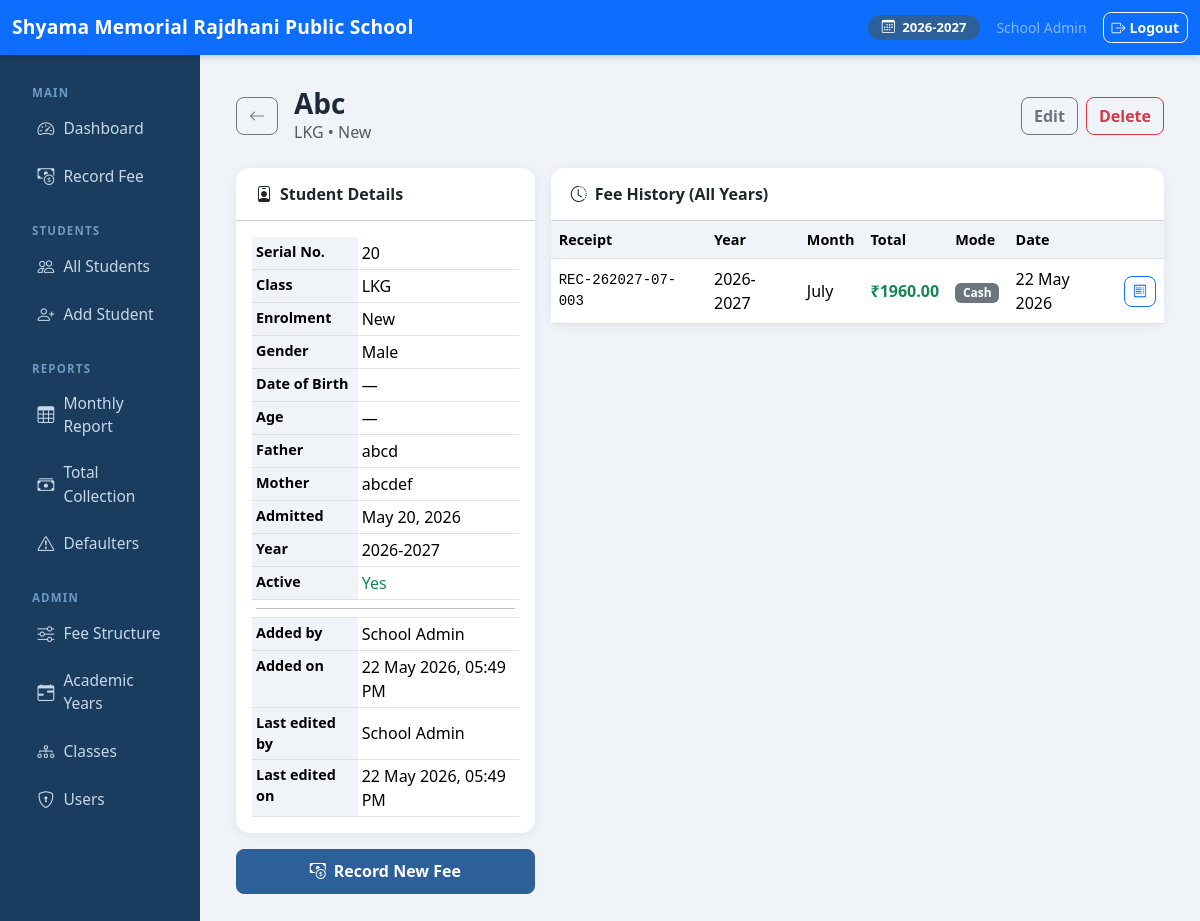
Page /students/3/ (signed in) on the committed database.
### students/models.py (models this page shows, shortened)
class AcademicYear(models.Model):
    name = models.CharField(max_length=20, unique=True)  # e.g. "2026-2027"
    start_date = models.DateField()
    end_date = models.DateField()
    is_current = models.BooleanField(default=False)
    class Meta:
        ordering = ['-start_date']
    @classmethod
    def get_current(cls):
        return cls.objects.filter(is_current=True).first()

class Student(models.Model):
    ENROLL_NEW = 'new'
    ENROLL_RE = 're'
    ENROLL_CHOICES = [
        (ENROLL_NEW, 'New'),
        (ENROLL_RE, 'Re-Enrolment'),
    ]
    GENDER_MALE = 'M'
    GENDER_FEMALE = 'F'
    GENDER_OTHER = 'O'
    GENDER_CHOICES = [
        (GENDER_MALE, 'Male'),
        (GENDER_FEMALE, 'Female'),
        (GENDER_OTHER, 'Other'),
    ]
    academic_year = models.ForeignKey(AcademicYear, on_delete=models.PROTECT, related_name='students')
    serial_number = models.CharField(max_length=20)
    name = models.CharField(max_length=150)
    school_class = models.ForeignKey(SchoolClass, on_delete=models.PROTECT, related_name='students')
    enrollment_type = models.CharField(max_length=3, choices=ENROLL_CHOICES, default=ENROLL_NEW)
    gender = models.CharField(max_length=1, choices=GENDER_CHOICES, default=GENDER_MALE)
    date_of_birth = models.DateField(null=True, blank=True)
    father_name = models.CharField(max_length=150)
    mother_name = models.CharField(max_length=150)
    date_of_admission = models.DateField()
    is_active = models.BooleanField(default=True)
    created_at = models.DateTimeField(auto_now_add=True)
    updated_at = models.DateTimeField(auto_now=True)
    created_by = models.ForeignKey(
        settings.AUTH_USER_MODEL, on_delete=models.SET_NULL,
        null=True, blank=True, related_name='students_created'
    )
    updated_by = models.ForeignKey(
        settings.AUTH_USER_MODEL, on_delete=models.SET_NULL,
        null=True, blank=True, related_name='students_updated'
    )
    class Meta:
        ordering = ['school_class__order', 'serial_number']
        unique_together = [('academic_year', 'serial_number')]
    @property
    def age(self):
        if not self.date_of_birth:
            return None
        today = date.today()
        d = self.date_of_birth
        return today.year - d.year - ((today.month, today.day) < (d.month, d.day))

class SchoolClass(models.Model):
    name = models.CharField(max_length=50, unique=True)  # e.g. "Class 1", "Class 5A"
    order = models.PositiveSmallIntegerField(default=0)
    class Meta:
        ordering = ['order', 'name']
    def __str__(self):
        return self.name

### accounts/models.py (models this page shows, shortened)
class CustomUser(AbstractUser):
    ROLE_ADMIN = 'admin'
    ROLE_TEACHER = 'teacher'
    ROLE_CHOICES = [
        (ROLE_ADMIN, 'Admin'),
        (ROLE_TEACHER, 'Teacher'),
    ]
    role = models.CharField(max_length=10, choices=ROLE_CHOICES, default=ROLE_TEACHER)
    def is_admin(self):
        return self.role == self.ROLE_ADMIN

### fees/models.py (models this page shows, shortened)
class FeeRecord(models.Model):
    MONTH_CHOICES = [
        (1, 'January'), (2, 'February'), (3, 'March'), (4, 'April'),
        (5, 'May'), (6, 'June'), (7, 'July'), (8, 'August'),
        (9, 'September'), (10, 'October'), (11, 'November'), (12, 'December'),
    ]
    PAYMENT_CASH = 'cash'
    PAYMENT_CHEQUE = 'cheque'
    PAYMENT_UPI = 'upi'
    PAYMENT_BANK = 'bank'
    PAYMENT_CHOICES = [
        (PAYMENT_CASH, 'Cash'),
        (PAYMENT_CHEQUE, 'Cheque'),
        (PAYMENT_UPI, 'UPI'),
        (PAYMENT_BANK, 'Bank Transfer'),
    ]
    RECEIVER_SANGEETA = 'sangeeta'
    RECEIVER_NEELAM = 'neelam'
    RECEIVER_OTHER = 'other'
    RECEIVER_CHOICES = [
        (RECEIVER_SANGEETA, 'Mrs. Sangeeta Sahu (Treasurer, SMWS)'),
        (RECEIVER_NEELAM, 'Mrs. Neelam Gupta (Sr. Teacher)'),
        (RECEIVER_OTHER, 'Other'),
    ]
    student = models.ForeignKey(Student, on_delete=models.CASCADE, related_name='fee_records')
    academic_year = models.ForeignKey(AcademicYear, on_delete=models.PROTECT, related_name='fee_records')
    month = models.PositiveSmallIntegerField(choices=MONTH_CHOICES)
    tuition_fee = models.DecimalField(max_digits=10, decimal_places=2, default=0)
    dearness_fee = models.DecimalField(max_digits=10, decimal_places=2, default=0)
    registration_fee = models.DecimalField(max_digits=10, decimal_places=2, default=0, help_text='New students only')
    miscellaneous_dues = models.DecimalField(max_digits=10, decimal_places=2, default=0)
    admission_fee = models.DecimalField(max_digits=10, decimal_places=2, default=0, help_text='New students only')
    annual_compulsory = models.DecimalField(max_digits=10, decimal_places=2, default=0)
    total_paid = models.DecimalField(max_digits=10, decimal_places=2)
    collection_date = models.DateField()
    payment_mode = models.CharField(max_length=10, choices=PAYMENT_CHOICES, default=PAYMENT_CASH)
    cheque_number = models.CharField(max_length=30, blank=True, default='')
    collected_by = models.ForeignKey(CustomUser, on_delete=models.SET_NULL, null=True, related_name='collected_fees')
    received_by = models.CharField(max_length=20, choices=RECEIVER_CHOICES, default=RECEIVER_SANGEETA)
    received_by_other = models.CharField(max_length=100, blank=True, default='')
    receipt_number = models.CharField(max_length=30, unique=True, editable=False)
    created_at = models.DateTimeField(auto_now_add=True)
    class Meta:
        unique_together = [('student', 'academic_year', 'month')]
        ordering = ['-collection_date']

### students/views.py (the view)
# urls.py: path('<int:pk>/', views.student_detail, name='detail'),
@login_required
def student_detail(request, pk):
    student = get_object_or_404(Student, pk=pk)
    fee_records = student.fee_records.select_related('academic_year').order_by('-academic_year__start_date', '-month')
    return render(request, 'students/student_detail.html', {
        'student': student, 'fee_records': fee_records,
    })

### fees/templatetags/fees_tags.py (called while the page is built)
@register.simple_tag
def current_year_display():
    year = AcademicYear.get_current()
    return year.name if year else 'No Active Year'

### templates/students/student_detail.html (shortened to what this page needs)
{% extends "base.html" %}
{% block content %}
<div class="d-flex align-items-center mb-4 gap-3">
  <a href="{% url 'students:list' %}" class="btn btn-outline-secondary"><i class="bi bi-arrow-left"></i></a>
  <div>
    <h3 class="fw-bold mb-0">{{ student.name }}</h3>
    <span class="text-muted">{{ student.school_class }} &bull; {{ student.get_enrollment_type_display }}</span>
  </div>
  <div class="ms-auto d-flex gap-2">
    <a href="{% url 'students:edit' student.pk %}" class="btn btn-outline-secondary">Edit</a>
    {% if user.is_admin %}
    <a href="{% url 'students:delete' student.pk %}" class="btn btn-outline-danger">Delete</a>
    {% endif %}
  </div>
</div>
<div class="row g-3">
  <div class="col-md-4">
    <div class="card">
      <div class="card-header bg-white"><i class="bi bi-person-badge me-2"></i>Student Details</div>
      <div class="card-body">
        <table class="table table-sm mb-0">
          <tr><th>Serial No.</th><td>{{ student.serial_number }}</td></tr>
          <tr><th>Class</th><td>{{ student.school_class }}</td></tr>
          <tr><th>Enrolment</th><td>{{ student.get_enrollment_type_display }}</td></tr>
          <tr><th>Gender</th><td>{{ student.get_gender_display }}</td></tr>
          <tr><th>Date of Birth</th><td>{{ student.date_of_birth|date:"d M Y"|default:"—" }}</td></tr>
          <tr><th>Age</th><td>{% if student.age %}{{ student.age }} years{% else %}—{% endif %}</td></tr>
          <tr><th>Father</th><td>{{ student.father_name }}</td></tr>
          <tr><th>Mother</th><td>{{ student.mother_name }}</td></tr>
          <tr><th>Admitted</th><td>{{ student.date_of_admission }}</td></tr>
          <tr><th>Year</th><td>{{ student.academic_year.name }}</td></tr>
          <tr><th>Active</th><td>{% if student.is_active %}<span class="text-success">Yes</span>{% else %}<span class="text-danger">No</span>{% endif %}</td></tr>
          <tr><td colspan="2"><hr class="my-1"></td></tr>
          <tr><th>Added by</th><td>{{ student.created_by.get_full_name|default:student.created_by.username|default:"—" }}</td></tr>
          <tr><th>Added on</th><td>{{ student.created_at|date:"d M Y, h:i A" }}</td></tr>
          <tr><th>Last edited by</th><td>{{ student.updated_by.get_full_name|default:student.updated_by.username|default:"—" }}</td></tr>
          <tr><th>Last edited on</th><td>{{ student.updated_at|date:"d M Y, h:i A" }}</td></tr>
        </table>
      </div>
    </div>
    <div class="mt-3">
      <a href="{% url 'fees:fee_entry' student.pk %}" class="btn btn-primary btn-lg w-100">
        <i class="bi bi-cash-coin me-2"></i>Record New Fee
      </a>
    </div>
  </div>
  <div class="col-md-8">
    <div class="card">
      <div class="card-header bg-white"><i class="bi bi-clock-history me-2"></i>Fee History (All Years)</div>
      <div class="table-responsive">
        <table class="table table-hover mb-0">
          <thead><tr><th>Receipt</th><th>Year</th><th>Month</th><th>Total</th><th>Mode</th><th>Date</th><th></th></tr></thead>
          <tbody>
            {% for r in fee_records %}
            <tr>
              <td class="font-monospace small">{{ r.receipt_number }}</td>
              <td>{{ r.academic_year.name }}</td>
              <td>{{ r.get_month_display }}</td>
              <td class="fw-bold text-success">₹{{ r.total_paid }}</td>
              <td><span class="badge bg-secondary">{{ r.get_payment_mode_display }}</span></td>
              <td>{{ r.collection_date|date:"d M Y" }}</td>
              <td><a href="{% url 'fees:receipt_html' r.pk %}" class="btn btn-sm btn-outline-primary"><i class="bi bi-receipt"></i></a></td>
            </tr>
            {% empty %}
            <tr><td colspan="7" class="text-center text-muted py-4">No fee records found.</td></tr>
            {% endfor %}
          </tbody>
        </table>
      </div>
    </div>
  </div>
</div>
{% endblock %}

### templates/base.html (shortened to what this page needs)
<!DOCTYPE html>
<html lang="en">
<head>
  <link href="https://cdn.jsdelivr.net/npm/bootstrap@5.3.3/dist/css/bootstrap.min.css" rel="stylesheet">
  <link href="https://cdn.jsdelivr.net/npm/bootstrap-icons@1.11.3/font/bootstrap-icons.min.css" rel="stylesheet">
</head>
<body>
{% if user.is_authenticated %}
<nav class="navbar navbar-dark bg-primary no-print">
  <div class="container-fluid">
    <span class="navbar-brand">Shyama Memorial Rajdhani Public School</span>
    <div class="d-flex align-items-center gap-3">
      {% with year=request.session.current_year %}
      <span class="year-badge">
        <i class="bi bi-calendar3 me-1"></i>
        {% load fees_tags %}{% current_year_display %}
      </span>
      {% endwith %}
      <span class="text-white-50 small">{{ user.get_full_name|default:user.username }}</span>
      <a href="{% url 'accounts:logout' %}" class="btn btn-outline-light btn-sm">
        <i class="bi bi-box-arrow-right me-1"></i>Logout
      </a>
    </div>
  </div>
</nav>
<div class="container-fluid">
  <div class="row">
    <div class="col-md-2 sidebar no-print py-3">
      <div class="sidebar-heading">Main</div>
      <ul class="nav flex-column">
        <li class="nav-item">
          <a class="nav-link {% if request.resolver_match.url_name == 'dashboard' %}active{% endif %}" href="{% url 'fees:dashboard' %}">
            <i class="bi bi-speedometer2"></i> Dashboard
          </a>
        </li>
        <li class="nav-item">
          <a class="nav-link {% if 'fee_entry' in request.resolver_match.url_name %}active{% endif %}" href="{% url 'fees:fee_entry_select' %}">
            <i class="bi bi-cash-coin"></i> Record Fee
          </a>
        </li>
      </ul>
      <div class="sidebar-heading mt-2">Students</div>
      <ul class="nav flex-column">
        <li class="nav-item">
          <a class="nav-link" href="{% url 'students:list' %}">
            <i class="bi bi-people"></i> All Students
          </a>
        </li>
        <li class="nav-item">
          <a class="nav-link" href="{% url 'students:add' %}">
            <i class="bi bi-person-plus"></i> Add Student
          </a>
        </li>
      </ul>
      <div class="sidebar-heading mt-2">Reports</div>
      <ul class="nav flex-column">
        <li class="nav-item">
          <a class="nav-link" href="{% url 'fees:monthly_report' %}">
            <i class="bi bi-table"></i> Monthly Report
          </a>
        </li>
        <li class="nav-item">
          <a class="nav-link" href="{% url 'fees:total_collection' %}">
            <i class="bi bi-cash-stack"></i> Total Collection
          </a>
        </li>
        <li class="nav-item">
          <a class="nav-link" href="{% url 'fees:defaulters' %}">
            <i class="bi bi-exclamation-triangle"></i> Defaulters
          </a>
        </li>
      </ul>
      {% if user.is_admin %}
      <div class="sidebar-heading mt-2">Admin</div>
      <ul class="nav flex-column">
        <li class="nav-item">
          <a class="nav-link" href="{% url 'fees:structure_list' %}">
            <i class="bi bi-sliders"></i> Fee Structure
          </a>
        </li>
        <li class="nav-item">
          <a class="nav-link" href="{% url 'students:year_list' %}">
            <i class="bi bi-calendar-range"></i> Academic Years
          </a>
        </li>
        <li class="nav-item">
          <a class="nav-link" href="{% url 'students:class_list' %}">
            <i class="bi bi-diagram-3"></i> Classes
          </a>
        </li>
        <li class="nav-item">
          <a class="nav-link" href="{% url 'accounts:user_list' %}">
            <i class="bi bi-shield-lock"></i> Users
          </a>
        </li>
      </ul>
      {% endif %}
    </div>
    <div class="col-md-10 main-content">
      {% block content %}{% endblock %}
    </div>
  </div>
</div>
{% else %}
{% block full_content %}{% endblock %}
{% endif %}
</body>
</html>

### templates/base.html (style rules this page uses)
body { font-size: 1rem; background: #f0f4f8; color: #1e2a38; }
a { text-decoration: none; }
.navbar { box-shadow: 0 2px 8px rgba(0,0,0,.18); }
.navbar-brand { font-weight: 700; font-size: 1.2rem; letter-spacing: .01em; }
.sidebar { min-height: calc(100vh - 56px); background: #1a3c5e; }
.sidebar .nav-link { color: #c8d8e8; font-size: .97rem; padding: .6rem 1.1rem; border-radius: 7px; margin: 2px 8px; display: flex; align-items: center; gap: 9px; transition: background .15s; }
.sidebar .nav-link i { font-size: 1.05rem; flex-shrink: 0; }
.sidebar-heading { color: #6b9ac4; font-size: .72rem; font-weight: 700; letter-spacing: .1em; padding: .8rem 1.25rem .2rem; text-transform: uppercase; }
.main-content { padding: 2rem 2.25rem; }
.card { border: none; border-radius: 14px; box-shadow: 0 2px 12px rgba(0,0,0,.07); }
.card-header { border-radius: 14px 14px 0 0 !important; font-weight: 600; font-size: 1rem; padding: .85rem 1.25rem; }
.btn { border-radius: 8px; font-weight: 600; }
.btn-lg { font-size: 1rem; padding: .6rem 1.5rem; }
.btn-primary { background: #2d6099; border-color: #2d6099; }
.table th { font-weight: 600; background: #f0f4f8; font-size: .9rem; }
.table td { vertical-align: middle; }
.year-badge { background: #2d6099; color: #fff; border-radius: 20px; padding: 3px 14px; font-size: .82rem; font-weight: 600; }

### rows in the picture
AcademicYear: name "2026-2027"
CustomUser: get_full_name "School Admin"
Student: name "Abc", school_class "LKG", enrollment_type "New", serial_number "20", gender "Male", date_of_birth "—", father_name "abcd", mother_name "abcdef", date_of_admission "May 20, 2026", academic_year.name "2026-2027", created_by.get_full_name "School Admin", created_at "22 May 2026, 05:49 PM", updated_by.get_full_name "School Admin", updated_at "22 May 2026, 05:49 PM"
FeeRecord: receipt_number "REC-262027-07-003", academic_year.name "2026-2027", month "July", total_paid "1960.00", payment_mode "Cash", collection_date "22 May 2026"
